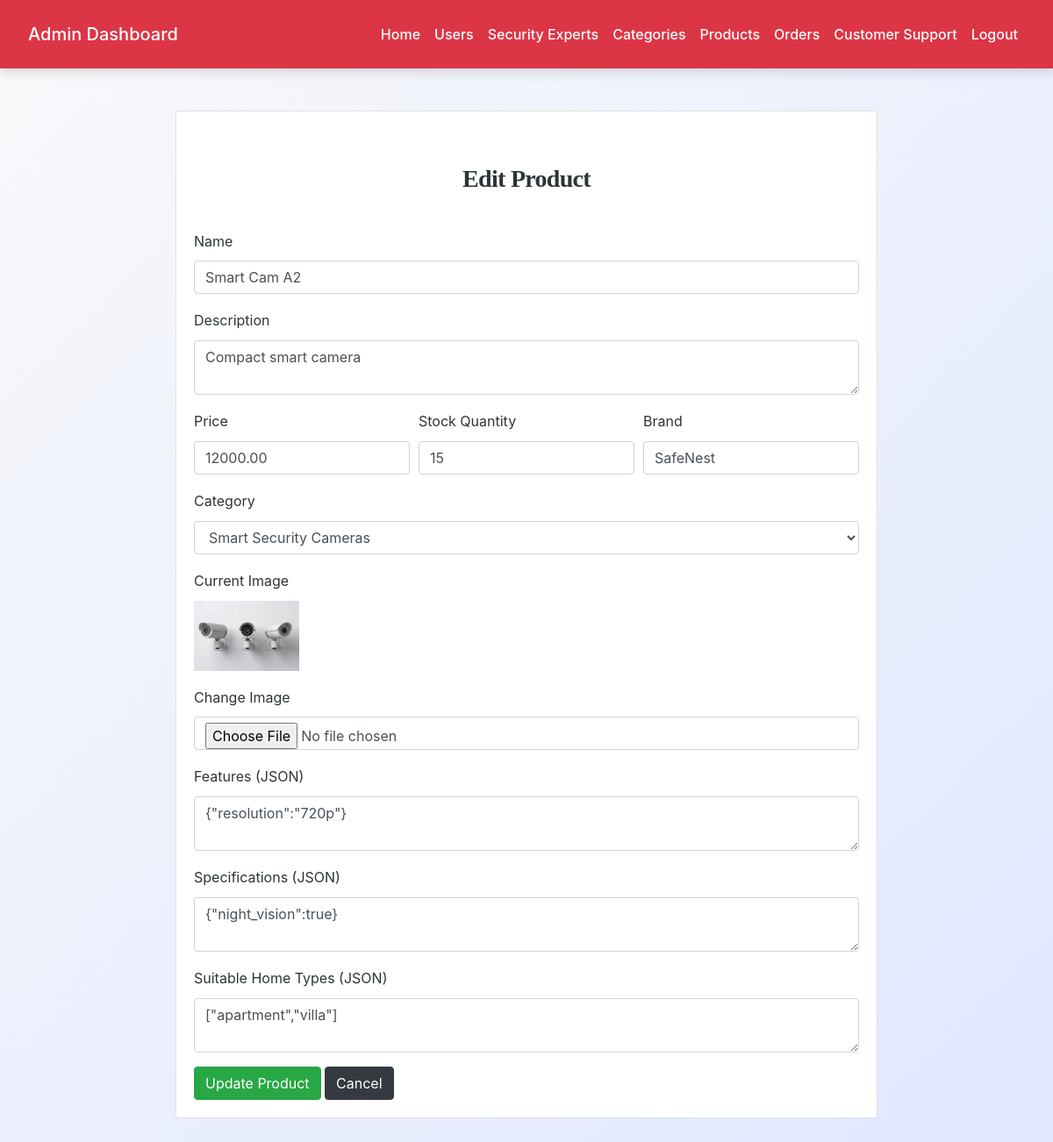
Screenshot of /admin/edit_product.php?id=2 (signed in) with the database file from the repository.
### tables this page shows
CREATE TABLE `products` (
  `id` int(11) NOT NULL,
  `name` varchar(200) NOT NULL,
  `description` text DEFAULT NULL,
  `price` decimal(10,2) NOT NULL,
  `category_id` int(11) NOT NULL,
  `stock_quantity` int(11) DEFAULT 0,
  `image` varchar(255) DEFAULT 'uploads/default.png',
  `brand` varchar(100) DEFAULT NULL,
  `features` longtext DEFAULT NULL CHECK (json_valid(`features`)),
  `specifications` longtext DEFAULT NULL CHECK (json_valid(`specifications`)),
  `suitable_home_types` longtext DEFAULT NULL CHECK (json_valid(`suitable_home_types`)),
  `created_at` timestamp NOT NULL DEFAULT current_timestamp()
);

### admin/edit_product.php (the view, shortened to what this page needs)
<?php
include('config.php');
$id = intval($_GET['id']);
$product = mysqli_fetch_assoc(mysqli_query($conn, "SELECT * FROM products WHERE id=$id"));
$categories = mysqli_query($conn, "SELECT * FROM categories ORDER BY name");
?>
<!DOCTYPE html>
<html>
<head>
    <link rel="stylesheet" href="https://cdn.jsdelivr.net/npm/bootstrap@4.6.2/dist/css/bootstrap.min.css">
    <link rel="stylesheet" href="../css/style.css">
</head>
<body>
    <?php include('admin_navbar.php'); ?>
    <div class="container mt-5">
        <div class="card mx-auto" style="max-width: 800px;">
            <div class="card-body">
                <h3>Edit Product</h3>
                <form method="POST" enctype="multipart/form-data">
                    <div class="form-group">
                        <label>Name</label>
                        <input type="text" name="name" class="form-control"
                            value="<?= htmlspecialchars($product['name']) ?>" required>
                    </div>
                    <div class="form-group">
                        <label>Description</label>
                        <textarea name="description"
                            class="form-control"><?= htmlspecialchars($product['description']) ?></textarea>
                    </div>
                    <div class="form-row">
                        <div class="form-group col-md-4">
                            <label>Price</label>
                            <input type="number" step="0.01" name="price" class="form-control"
                                value="<?= $product['price'] ?>" required>
                        </div>
                        <div class="form-group col-md-4">
                            <label>Stock Quantity</label>
                            <input type="number" name="stock_quantity" class="form-control"
                                value="<?= $product['stock_quantity'] ?>">
                        </div>
                        <div class="form-group col-md-4">
                            <label>Brand</label>
                            <input type="text" name="brand" class="form-control"
                                value="<?= htmlspecialchars($product['brand']) ?>">
                        </div>
                    </div>
                    <div class="form-group">
                        <label>Category</label>
                        <select name="category_id" class="form-control" required>
                            <?php while ($cat = mysqli_fetch_assoc($categories)) {
                                $selected = ($cat['id'] == $product['category_id']) ? 'selected' : ''; ?>
                                <option value="<?= $cat['id'] ?>" <?= $selected ?>><?= htmlspecialchars($cat['name']) ?>
                                </option>
                            <?php } ?>
                        </select>
                    </div>
                    <div class="form-group">
                        <label>Current Image</label><br>
                        <img src="<?= $product['image'] ?>" width="120">
                    </div>
                    <div class="form-group">
                        <label>Change Image</label>
                        <input type="file" name="image" class="form-control">
                    </div>
                    <div class="form-group">
                        <label>Features (JSON)</label>
                        <textarea name="features" class="form-control"><?= $product['features'] ?></textarea>
                    </div>
                    <div class="form-group">
                        <label>Specifications (JSON)</label>
                        <textarea name="specifications"
                            class="form-control"><?= $product['specifications'] ?></textarea>
                    </div>
                    <div class="form-group">
                        <label>Suitable Home Types (JSON)</label>
                        <textarea name="suitable_home_types"
                            class="form-control"><?= $product['suitable_home_types'] ?></textarea>
                    </div>
                    <input type="submit" name="update_product" class="btn btn-success" value="Update Product">
                    <a class="btn btn-dark" href="view_product.php">Cancel</a>
                </form>
            </div>
        </div>
    </div>
</body>
</html>

### css/style.css (style rules this page uses)
:root { --primary: #007bff; --secondary: #6c757d; --success: #28a745; --info: #17a2b8; --warning: #ffc107; --danger: #dc3545; --light: #f8f9fa; --dark: #2d3436; --accent: #ff6f61; --highlight: #6f42c1; --shadow: rgba(0, 0, 0, 0.15); --transition: all 0.3s ease-in-out; }
body { font-family: 'Inter', 'Segoe UI', Tahoma, Geneva, Verdana, sans-serif; background: linear-gradient(135deg, var(--light) 0%, #e0e7ff 100%); color: var(--dark); line-height: 1.8; margin: 0; padding: 0; min-height: 100vh; font-size: 16px; }
h1, h2, h3, h4 { text-align: center; margin: 2.5rem 0; font-family: 'Georgia', 'Times New Roman', serif; color: var(--dark); font-weight: 700; letter-spacing: -0.025em; }
h3 { font-size: 1.75rem; }
.container { max-width: 1200px; margin: 0 auto 3rem; padding: 0 1.5rem; }
a { color: var(--primary); text-decoration: none; font-weight: 500; transition: var(--transition); }

### rows the page displays
products: name "Smart Cam A2", description "Compact smart camera", price "12000.00", stock_quantity "15", brand "SafeNest", image (picture), features "{\"resolution\":\"720p\"}", specifications "{\"night_vision\":true}", suitable_home_types "[\"apartment\",\"villa\"]"

### other values shown
form field category_id "Smart Security Cameras"
